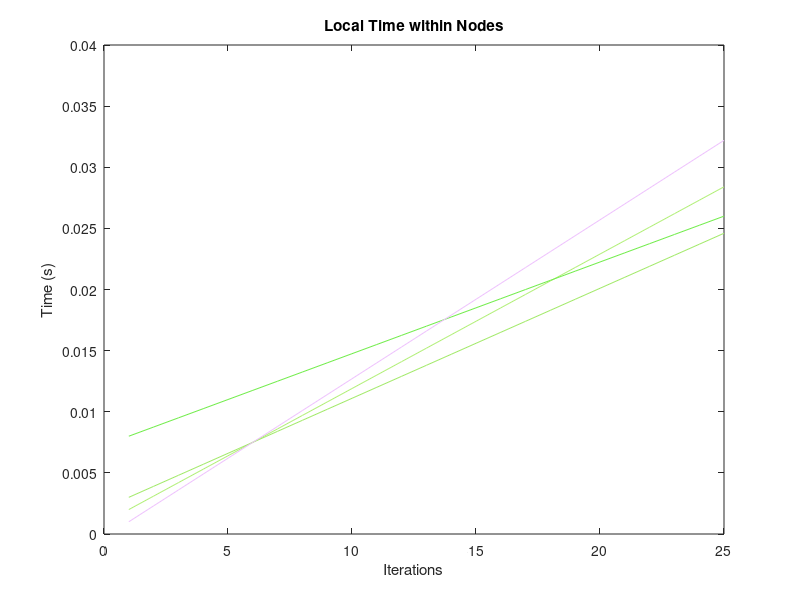
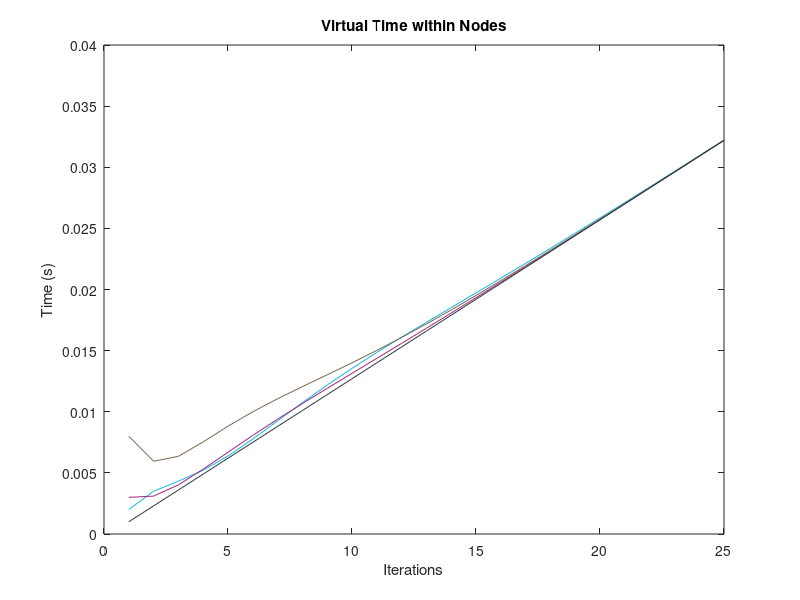
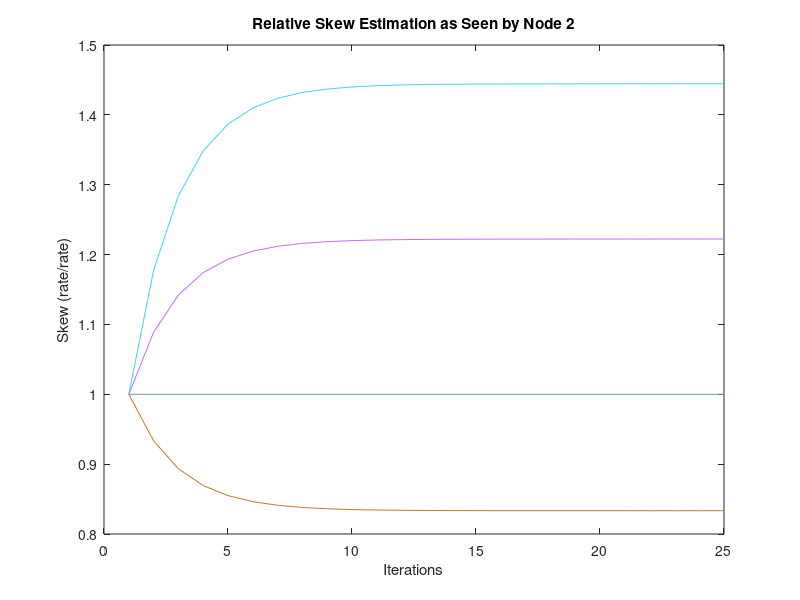
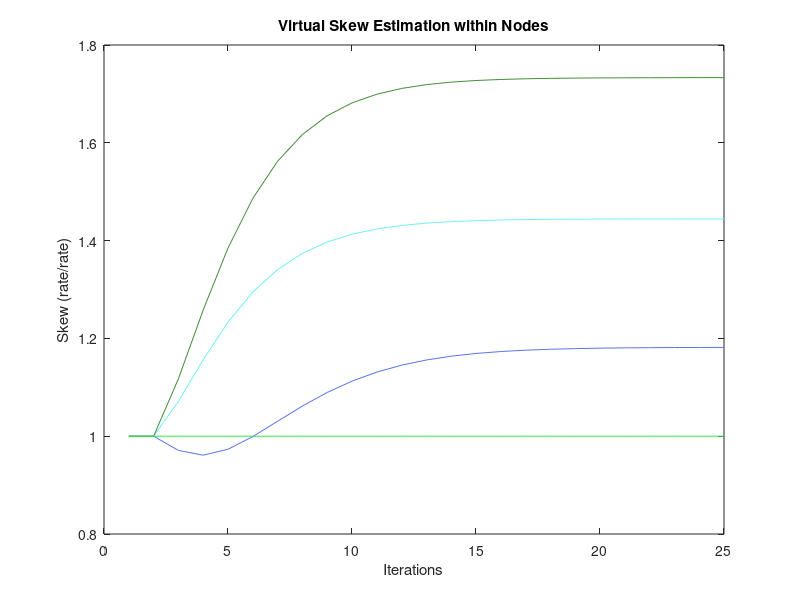

The MATLAB script that drew these images, in order:
%% EE130: Class Presentation Simulation

% Matt Kwan
% Due: 3/16/16

%% Setting the parameters
clear
close all

TIME_ITER = .001;
MAX_TIMESTEPS = 25;
GRAPH = [ 1 1 0 0;
          1 1 1 1;
          0 1 1 1;
          0 1 1 1; ];
NUM_NODES = 4;
      
% GRAPH = [ ...
% 	0	0	1	1	0	0	0	0	0	0;
% 	0	0	1	1	0	0	0	0	0	0;
% 	1	1	0	0	1	1	0	0	0	0;
% 	1	1	0	0	1	1	0	0	0	0;
% 	0	0	1	1	0	0	1	1	0	0;
% 	0	0	1	1	0	0	1	1	0	0;
% 	0	0	0	0	1	1	0	0	1	1;
% 	0	0	0	0	1	1	0	0	1	1;
% 	0	0	0	0	0	0	1	1	0	0;
% 	0	0	0	0	0	0	1	1	0	0; ];
% NUM_NODES = 10;
          
INIT_OFFSET = [2 3 8 1 12 1 3 3 9 10] * TIME_ITER;  
INIT_OFFSET = [2 3 8 1 ] * TIME_ITER;
rates = [1.1 .9 .75 1.3] * TIME_ITER; % values are per TIME_ITER
p = .6; % Tuning -- Set by authors; see page 2293

%% Applying the algorithm
skew_vir = zeros(MAX_TIMESTEPS, NUM_NODES);
skew_rel = cell(MAX_TIMESTEPS, 1);
time_loc = zeros(MAX_TIMESTEPS, NUM_NODES); 
time_vir = zeros(MAX_TIMESTEPS, NUM_NODES); 
offset_vir = zeros(MAX_TIMESTEPS, NUM_NODES);

skew_vir(1, :) = ones(1, NUM_NODES);
skew_rel(:) = {GRAPH};
time_loc(1, :) = INIT_OFFSET;
time_vir(1, :) = time_loc(1,:);

% Assumes that there is TX/RX between all nodes at every time step
for t = 2:1:MAX_TIMESTEPS
    time_loc(t, :) = time_loc(t-1, :) + rates;
    % Go through the graph for links
    for i=1:1:NUM_NODES
        for j=1:1:NUM_NODES
            if GRAPH(i, j) ~= 0 % link is found where i RXs from j
                % A. RELATIVE SKEW ESTIMATION
                skew_rel{t}(i,j) = p*skew_rel{t-1}(i,j) + (1-p) ...
                                   *(time_loc(t,j)-time_loc(t-1,j)) ...
                                   /(time_loc(t,i)-time_loc(t-1,i));
                % B. SKEW COMPENSATION
                skew_vir(t,i) = p*skew_vir(t-1,i) ...
                                + (1-p)*skew_rel{t-1}(i,j)*skew_vir(t-1,j);
                % C. OFFSET COMPENSATION
                offset_vir(t,i) = offset_vir(t-1,i) + (1-p) ...
                               * (skew_vir(t-1,j)*time_loc(t-1,j) ...
                               + offset_vir(t-1, j) ...
                               - skew_vir(t-1,i)*time_loc(t-1,i) ...
                               - offset_vir(t-1, i));
            end
        end
    end
    time_vir(t, :) = skew_vir(t, :).*time_loc(t, :) + offset_vir(t,:);
end

%% Plotting the data
figure;
for i=1:1:NUM_NODES
    plot(1:1:MAX_TIMESTEPS, time_loc(:, i),'color', rand(1,3)), hold on
end
title('Local Time within Nodes');
xlabel('Iterations');
ylabel('Time (s)');
hold off;

figure;
for i=1:1:NUM_NODES
    plot(1:1:MAX_TIMESTEPS, time_vir(:, i),'color', rand(1,3)), hold on
end
title('Virtual Time within Nodes');
xlabel('Iterations');
ylabel('Time (s)');
hold off;

figure;
temp = zeros(1,MAX_TIMESTEPS);
for i=1:1:NUM_NODES
    for j=1:1:MAX_TIMESTEPS
        temp(j) = skew_rel{j}(2,i);
    end
    plot(1:1:MAX_TIMESTEPS, temp,'color', rand(1,3)), hold on
end
% Note: a line at 0 indicates no link. A line at 1 indicates self.
% Expectation: ([Other Node Speed] / [This Node Speed]) convergence
title('Relative Skew Estimation as Seen by Node 2')
xlabel('Iterations');
ylabel('Skew (rate/rate)');
hold off;

figure;
for i=1:1:NUM_NODES
    plot(1:1:MAX_TIMESTEPS, skew_vir(:, i),'color', rand(1,3)), hold on
end
title('Virtual Skew Estimation within Nodes');
xlabel('Iterations');
ylabel('Skew (rate/rate)');
hold off;

figure;
for i=1:1:NUM_NODES
    plot(1:1:MAX_TIMESTEPS, offset_vir(:, i),'color', rand(1,3)), hold on
end
title('Virtual Offset Estimation within Nodes');
xlabel('Iterations');
ylabel('Offset (sec)');
hold off;

figure;
error = zeros(MAX_TIMESTEPS, NUM_NODES);
for j=1:1:MAX_TIMESTEPS
    for i=1:1:NUM_NODES
        error(j,i) = 100*(time_vir(j,i) - mean(time_vir(j,:)))/mean(time_vir(j,:));
    end
end
for i=1:1:NUM_NODES
    plot(1:1:MAX_TIMESTEPS, error(:, i),'color', rand(1,3)), hold on
end
title('Error Percentage from Instantaneous Mean of Local Times');
xlabel('Iterations');
ylabel('Error Percentage (%)');
hold off;